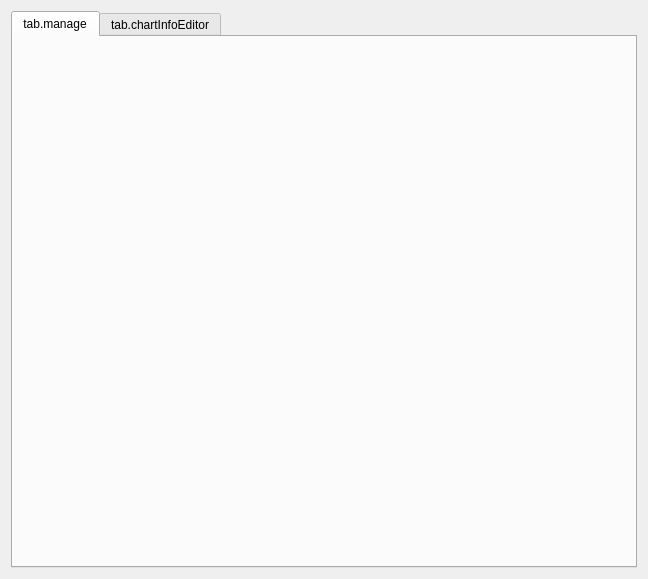
<?xml version="1.0" encoding="UTF-8"?>
<ui version="4.0">
 <class>TabDbEntry</class>
 <widget class="QWidget" name="TabDbEntry">
  <property name="geometry">
   <rect>
    <x>0</x>
    <y>0</y>
    <width>648</width>
    <height>579</height>
   </rect>
  </property>
  <property name="windowTitle">
   <string notr="true">TabDbEntry</string>
  </property>
  <layout class="QVBoxLayout" name="verticalLayout">
   <item>
    <widget class="QTabWidget" name="tabWidget">
     <property name="currentIndex">
      <number>0</number>
     </property>
     <widget class="TabDb_Manage" name="tab_manage">
      <attribute name="title">
       <string>tab.manage</string>
      </attribute>
     </widget>
     <widget class="TabDb_ChartInfoEditor" name="tab_chartInfoEditor">
      <attribute name="title">
       <string>tab.chartInfoEditor</string>
      </attribute>
     </widget>
    </widget>
   </item>
  </layout>
 </widget>
 <customwidgets>
  <customwidget>
   <class>TabDb_Manage</class>
   <extends>QWidget</extends>
   <header>ui.implements.tabs.tabDb.tabDb_Manage</header>
   <container>1</container>
  </customwidget>
  <customwidget>
   <class>TabDb_ChartInfoEditor</class>
   <extends>QWidget</extends>
   <header>ui.implements.tabs.tabDb.tabDb_ChartInfoEditor</header>
   <container>1</container>
  </customwidget>
 </customwidgets>
 <resources/>
 <connections/>
</ui>
